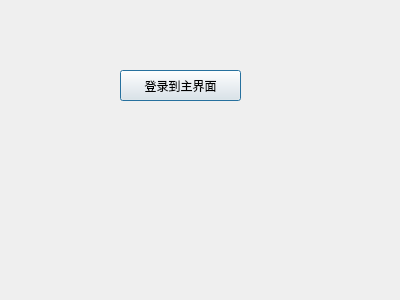
<?xml version="1.0" encoding="UTF-8"?>
<ui version="4.0">
 <class>LoginDlg</class>
 <widget class="QDialog" name="LoginDlg">
  <property name="geometry">
   <rect>
    <x>0</x>
    <y>0</y>
    <width>400</width>
    <height>300</height>
   </rect>
  </property>
  <property name="windowTitle">
   <string>Dialog</string>
  </property>
  <widget class="QPushButton" name="pushButton">
   <property name="geometry">
    <rect>
     <x>120</x>
     <y>70</y>
     <width>121</width>
     <height>31</height>
    </rect>
   </property>
   <property name="text">
    <string>登录到主界面</string>
   </property>
  </widget>
 </widget>
 <resources/>
 <connections>
  <connection>
   <sender>pushButton</sender>
   <signal>clicked()</signal>
   <receiver>LoginDlg</receiver>
   <slot>accept()</slot>
   <hints>
    <hint type="sourcelabel">
     <x>188</x>
     <y>73</y>
    </hint>
    <hint type="destinationlabel">
     <x>247</x>
     <y>31</y>
    </hint>
   </hints>
  </connection>
 </connections>
</ui>
